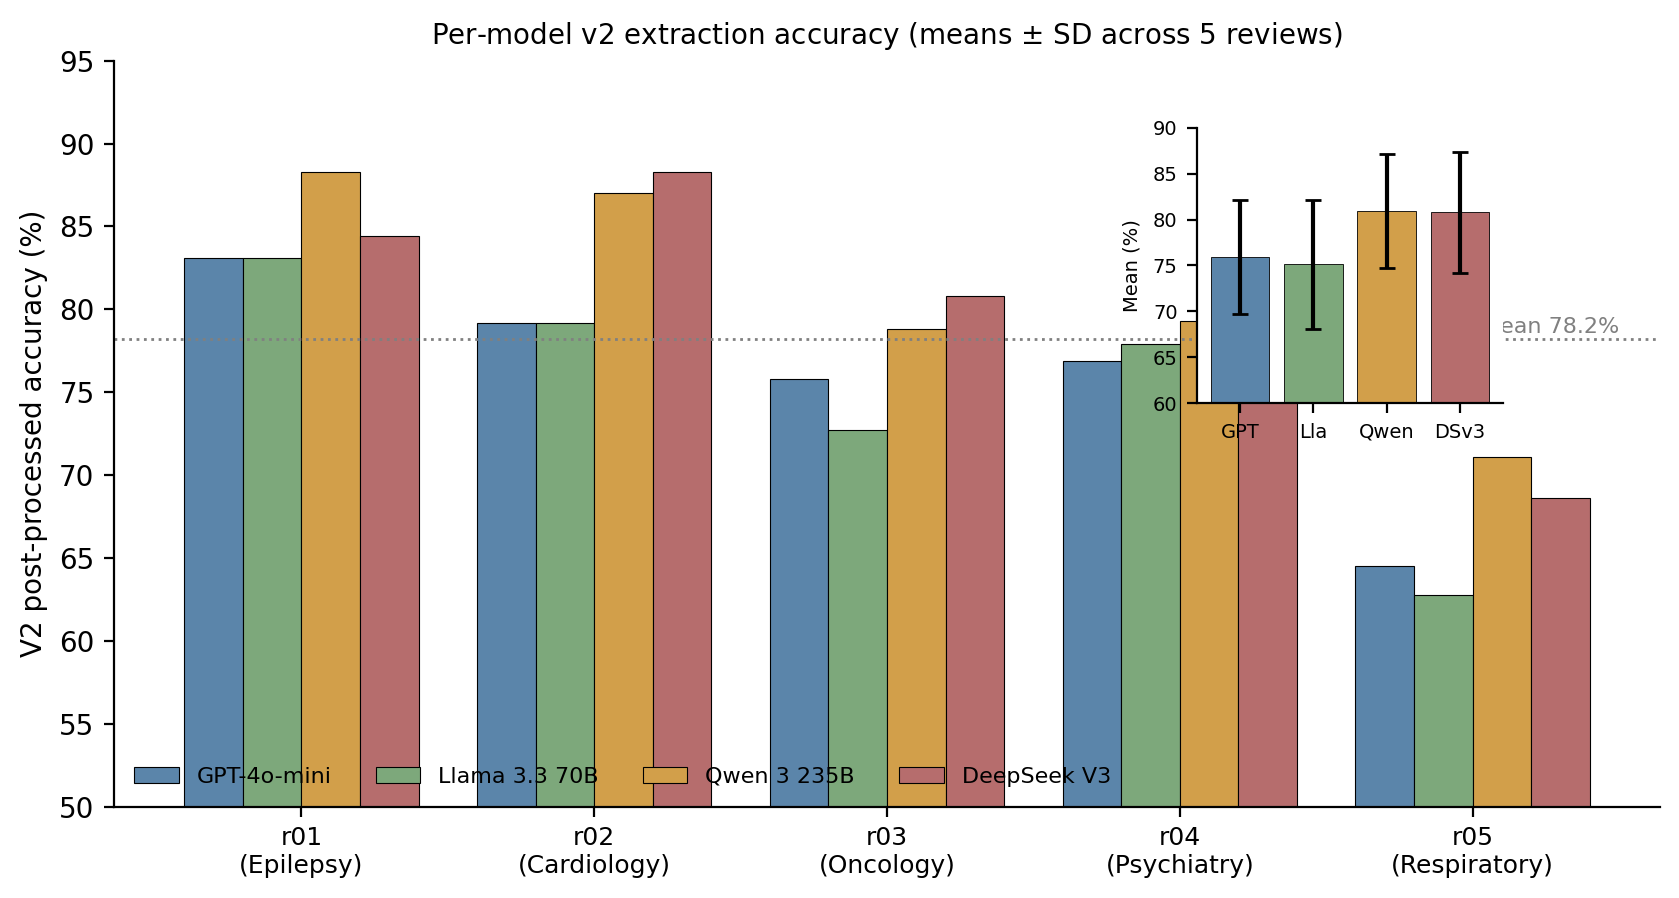

The Python source for this figure:
"""Figure 2: v2 extraction accuracy per model per review (4 LLMs x 5 SLRs).

Data source: reviews/PHASE2_FINAL_REPORT.md, Section 2 (V2 post-processed).
"""
import matplotlib.pyplot as plt
import numpy as np

# Real numbers from Phase 2 final report (Section 2)
models = ["GPT-4o-mini", "Llama 3.3 70B", "Qwen 3 235B", "DeepSeek V3"]
reviews = ["r01\n(Epilepsy)", "r02\n(Cardiology)", "r03\n(Oncology)",
           "r04\n(Psychiatry)", "r05\n(Respiratory)"]
acc = np.array([
    [83.1, 79.2, 75.8, 76.9, 64.5],   # gpt-4o-mini
    [83.1, 79.2, 72.7, 77.9, 62.8],   # llama-3.3-70b
    [88.3, 87.0, 78.8, 79.3, 71.1],   # qwen-3-235b
    [84.4, 88.3, 80.8, 81.8, 68.6],   # deepseek-v3
])
means = np.array([75.9, 75.1, 80.9, 80.8])
sds = np.array([6.2, 7.0, 6.2, 6.6])

fig, ax = plt.subplots(figsize=(8.5, 4.6))
x = np.arange(len(reviews))
width = 0.20
colors = ["#5B85AA", "#7DA87B", "#D29F4A", "#B66D6D"]

for i, (m, c) in enumerate(zip(models, colors)):
    ax.bar(x + (i - 1.5) * width, acc[i], width, label=m, color=c, edgecolor="black", linewidth=0.4)

ax.set_xticks(x)
ax.set_xticklabels(reviews, fontsize=9)
ax.set_ylabel("V2 post-processed accuracy (%)", fontsize=10)
ax.set_ylim(50, 95)
ax.axhline(78.2, color="gray", linestyle=":", linewidth=1)
ax.text(4.5, 78.6, "Grand mean 78.2%", color="gray", ha="right", fontsize=8)
ax.legend(loc="lower left", fontsize=8, ncol=4, frameon=False)
ax.spines["top"].set_visible(False)
ax.spines["right"].set_visible(False)
ax.set_title(f"Per-model v2 extraction accuracy (means $\\pm$ SD across 5 reviews)",
             fontsize=10)

# Inset for means with error bars
ax2 = fig.add_axes([0.71, 0.55, 0.18, 0.30])
ax2.bar(np.arange(4), means, yerr=sds, color=colors, capsize=3, edgecolor="black", linewidth=0.3)
ax2.set_xticks(np.arange(4))
ax2.set_xticklabels(["GPT", "Lla", "Qwen", "DSv3"], fontsize=7)
ax2.set_ylim(60, 90)
ax2.set_ylabel("Mean (%)", fontsize=7)
ax2.tick_params(axis="y", labelsize=7)
ax2.spines["top"].set_visible(False)
ax2.spines["right"].set_visible(False)

plt.tight_layout()
plt.savefig("figure2_model_accuracy.pdf", bbox_inches="tight")
plt.savefig("figure2_model_accuracy.png", bbox_inches="tight", dpi=200)
print("Figure 2 saved.")
